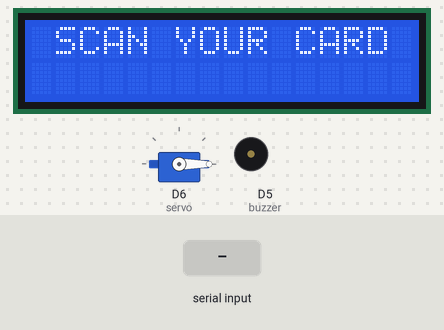
The sketch below on a simulated ESP8266 (NodeMCU). On the bench: 16×2 character LCD, servo, buzzer (waves = sounding, pin HIGH). The test bench sets the inputs (shaded band). WiFi joins after 1.5 s; servers stay silent unless stated; what the sketch prints to the serial monitor is not drawn.

Above: at 4.7 s.
4.8 s: "01006BD83D8F" received over the second serial link
At 5.2 s:
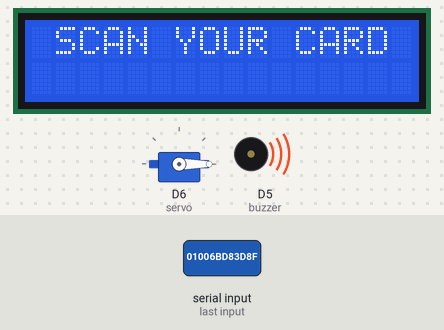
7.8 s: "0100660F147C" received over the second serial link
At 8.4 s:
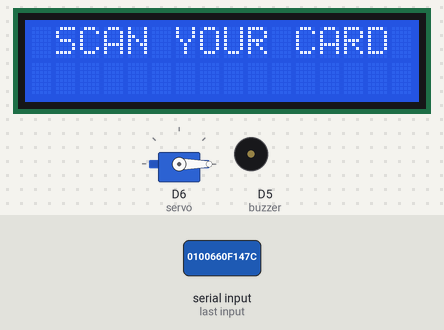
10.3 s: "54007170B5E0" received over the second serial link
At 16.6 s:
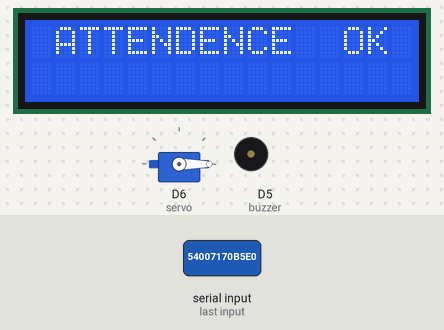
19.0 s: "01006B07167B" received over the second serial link
At 30.2 s:
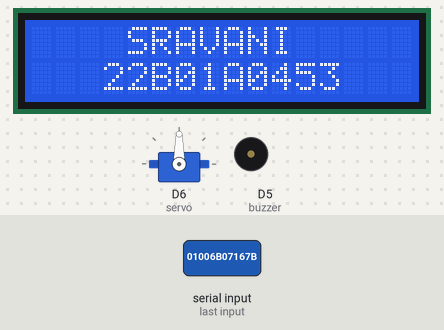
Timing chart, 0 to 33.5 s (numbered marks = the images above; inputs shaded):
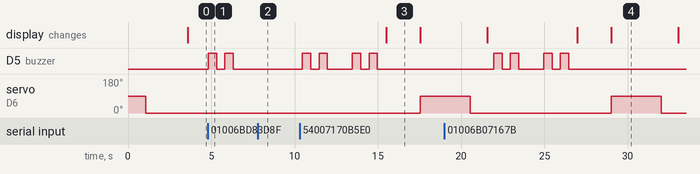

Measured:
- after the input at 4.8 s, D5 (buzzer): alternates HIGH for 0.50 s and LOW for 0.50 s, 4 changes in all, then stays LOW, starting at once
- after the input at 7.8 s, D5 (buzzer): stops changing and stays LOW
- after the input at 10.3 s, D5 (buzzer): LOW → HIGH after 0.17 s, → LOW 0.50 s later, → HIGH 0.50 s later, → LOW 0.50 s later, … (8 changes in this stretch); servo on D6 (servo): 0° → 90° after 7.2 s; the display: changes after 5.2 s (image 3)
- after the input at 19.0 s, D5 (buzzer): LOW → HIGH after 3.0 s, → LOW 0.50 s later, → HIGH 0.50 s later, → LOW 0.50 s later, … (8 changes in this stretch); the display: first differs from a run without the input after 8.0 s (image 4 shows a later state)
- what the display in image 3 shows lasts 2.0 s, from 15.5 s to 17.5 s

The sketch:

RFID_check-in_system.ino
```cpp
#include <ESP8266WiFi.h>
#include "ThingSpeak.h"

const char* ssid = "project01";   // your network SSID (name)
const char* password = "project01";   // your network password

WiFiClient  client;

unsigned long myChannelNumber = 2509288;
const char * myWriteAPIKey = "IOKAQQ37J715OKF9";

#include<SoftwareSerial.h>
SoftwareSerial rfid(D7,D8);
String data=" ";

#include<LiquidCrystal_I2C.h>
LiquidCrystal_I2C lcd(0x27,16,2);  // SCL-D1   SDA-D2

#define buzzer D5

#include<Servo.h>
Servo servo;

String name=" ";
String number=" ";


void setup()
{
  Serial.begin(9600);
  rfid.begin(9600);

  lcd.init();
  lcd.backlight();

  pinMode(buzzer,OUTPUT);
  digitalWrite(buzzer,LOW);

  servo.attach(D6);
  delay(1000);
  servo.write(0);
  delay(1000);

  // Connect to WiFi
  Serial.print("Connecting to WiFi: ");
  Serial.println(ssid);
  WiFi.begin(ssid, password);
  while (WiFi.status() != WL_CONNECTED) {
    delay(500);
    Serial.print(".");
  }

  ThingSpeak.begin(client);

  Serial.println("Connected!");
  Serial.println(WiFi.localIP());
}
void beep()
{
  digitalWrite(buzzer,HIGH);delay(500);digitalWrite(buzzer,LOW);delay(500);
  digitalWrite(buzzer,HIGH);delay(500);digitalWrite(buzzer,LOW);delay(500);
}
void loop()
{
  lcd.clear();
  lcd.print(" SCAN YOUR CARD ");
  delay(100);
  ThingSpeak.setField(1,name);
  ThingSpeak.setField(2,number);
  ThingSpeak.writeFields(myChannelNumber,myWriteAPIKey);

  if(rfid.available()>0)
  {
    beep();
    data=" ";
    name=" ";
    number=" ";
    data=rfid.readString();
    Serial.print("RFID data : ");Serial.println(data);
  }
  if(data=="01006BD83D8F")   //55357
 {
    beep();
    data=" ";
    name="    KEERTHANA   ";
    number="   22B01A0455   ";

    lcd.clear();
    lcd.print(" ATTENDENCE  OK ");
    delay(2000);
    lcd.clear();
    lcd.print(name);
    lcd.setCursor(0,1);
    lcd.print(number);
    servo.write(90);
    delay(3000);
    servo.write(0);
    delay(1000);
  }
  else if(data=="0100660F147C")   //03860
  {
    beep();
    data=" ";
    name="    NAGESWARI   ";
    number="   22B01A0456   ";

    lcd.clear();
    lcd.print(" ATTENDENCE  OK ");
    delay(2000);
    lcd.clear();
    lcd.print(name);
    lcd.setCursor(0,1);
    lcd.print(number);
    lcd.print(number);
    servo.write(90);
    delay(3000);
    servo.write(0);
    delay(1000);
  }
  else if(data=="54007170B5E0")   //28853
  {
    beep();
    data=" ";
    name="    LASYA   ";
    number="   22B01A0452   ";

    lcd.clear();
    lcd.print(" ATTENDENCE  OK ");
    delay(2000);
    lcd.clear();
    lcd.print(name);
    lcd.setCursor(0,1);
    lcd.print(number);
    lcd.print(number);
    servo.write(90);
    delay(3000);
    servo.write(0);
    delay(1000);
  }
  else if(data=="01006B07167B")   //01814
  {
    beep();
    data=" ";
    name="    SRAVANI   ";
    number="   22B01A0453   ";

    lcd.clear();
    lcd.print(" ATTENDENCE  OK ");
    delay(2000);
    lcd.clear();
    lcd.print(name);
    lcd.setCursor(0,1);
    lcd.print(number);
    lcd.print(number);
    servo.write(90);
    delay(3000);
    servo.write(0);
    delay(1000);
  }
  else if(data=="01006EE68A03")   //59018
  {
    beep();
    data=" ";
    name="    MAHITHA   ";
    number="   22B01A0451   ";

    lcd.clear();
    lcd.print(" ATTENDENCE  OK ");
    delay(2000);
    lcd.clear();
    lcd.print(name);
    lcd.setCursor(0,1);
    lcd.print(number);
    lcd.print(number);
    servo.write(90);
    delay(3000);
    servo.write(0);
    delay(1000);
  }
  else if(data=="01006F141D67")  //05149
  {
    beep();
    data=" ";
    name="    SWAROOPA   ";
    number="   22B01A0454   ";

    lcd.clear();
    lcd.print(" ATTENDENCE  OK ");
    delay(2000);
    lcd.clear();
    lcd.print(name);
    lcd.setCursor(0,1);
    lcd.print(number);
    lcd.print(number);
    servo.write(90);
    delay(3000);
    servo.write(0);
    delay(1000);
  }
}
```
